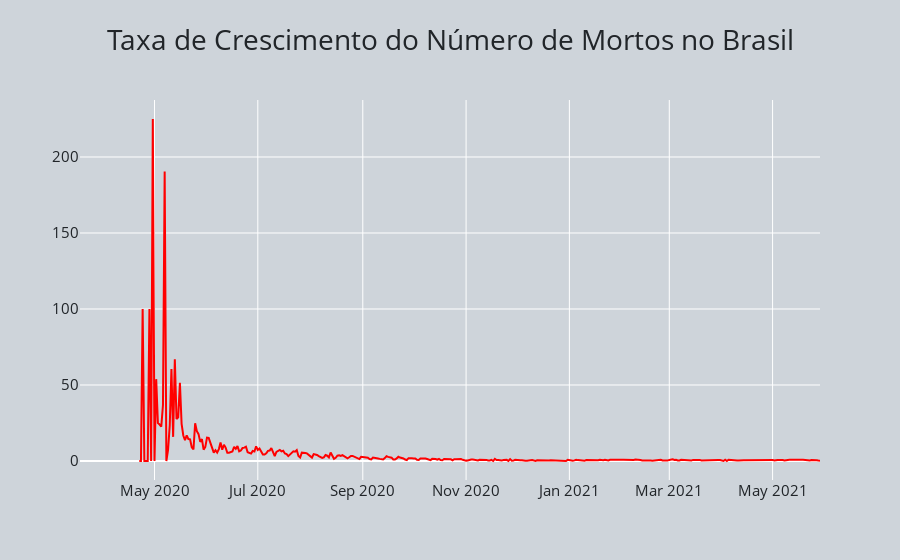

The notebook cell this image was saved under:
### Code cell
#Gráfico - Taxa de crescimento do número de mortes no Brasil

primeiro_dia = brasilMortes.Data.loc[brasilMortes.Contagem > 0].min()

fig = go.Figure()
fig.add_trace(
    go.Scatter(x=pd.date_range(primeiro_dia, brasilMortes.Data.max())[1:], y=tx_dia, name='TaxaCrescimento', mode= "lines", 
              line=dict(color='red'))
)
fig.update_layout(title='Taxa de Crescimento do Número de Mortos no Brasil', title_x=0.5,
                 paper_bgcolor='rgb(206, 212, 218)',
                 plot_bgcolor='rgba(0,0,0,0)',
                 font_color='rgb(33, 37, 41)',
                 title_font_size=28,
                 yaxis = dict(tickfont = dict(size=15)),
                 xaxis = dict(tickfont = dict(size=15)))
fig.show()

### Figure 1 — Plotly figure (JSON) as saved in the notebook; plotly's stock layout.template omitted (floating-point values rounded to 4 significant figures; data arrays with more than 128 entries replaced by an {"elided": "..."} marker saying what was removed)
{"data": [{"line": {"color": "red"}, "mode": "lines", "name": "TaxaCrescimento", "type": "scatter", "x": {"elided": "438 str values"}, "y": {"elided": "458 float values"}}], "layout": {"autosize": true, "font": {"color": "rgb(33, 37, 41)"}, "paper_bgcolor": "rgb(206, 212, 218)", "plot_bgcolor": "rgba(0, 0, 0, 0)", "title": {"font": {"size": 28}, "text": "Taxa de Crescimento do Número de Mortos no Brasil", "x": 0.5}, "xaxis": {"autorange": true, "range": ["2020-03-18", "2021-05-29"], "tickfont": {"size": 15}, "type": "date"}, "yaxis": {"autorange": true, "range": [-12.5, 237.5], "tickfont": {"size": 15}, "type": "linear"}}}
